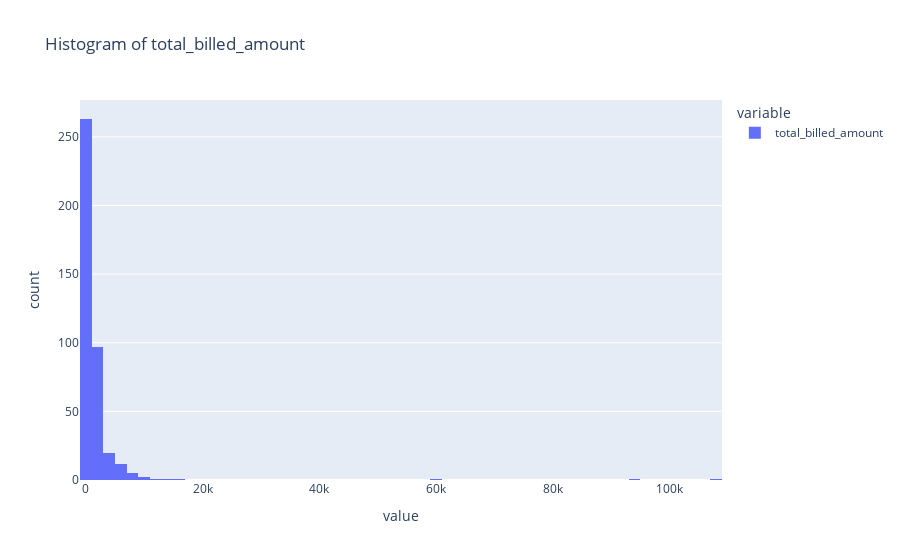

Source (notebook cell):
### Code cell
import plotly.express as px
fig = px.histogram(df['total_billed_amount'], nbins=100, title='Histogram of total_billed_amount')

fig.show()

### Figure 1 — Plotly figure (JSON) as saved in the notebook; plotly's stock layout.template omitted (floating-point values rounded to 4 significant figures; data arrays with more than 128 entries replaced by an {"elided": "..."} marker saying what was removed)
{"data": [{"alignmentgroup": "True", "bingroup": "x", "hovertemplate": "variable=total_billed_amount<br>value=%{x}<br>count=%{y}<extra></extra>", "legendgroup": "total_billed_amount", "marker": {"color": "#636efa", "pattern": {"shape": ""}}, "name": "total_billed_amount", "nbinsx": 100, "offsetgroup": "total_billed_amount", "orientation": "v", "showlegend": true, "type": "histogram", "x": {"elided": "405 float values"}, "xaxis": "x", "yaxis": "y"}], "layout": {"barmode": "relative", "legend": {"title": {"text": "variable"}, "tracegroupgap": 0}, "title": {"text": "Histogram of total_billed_amount"}, "xaxis": {"anchor": "y", "domain": [0, 1], "title": {"text": "value"}}, "yaxis": {"anchor": "x", "domain": [0, 1], "title": {"text": "count"}}}}
